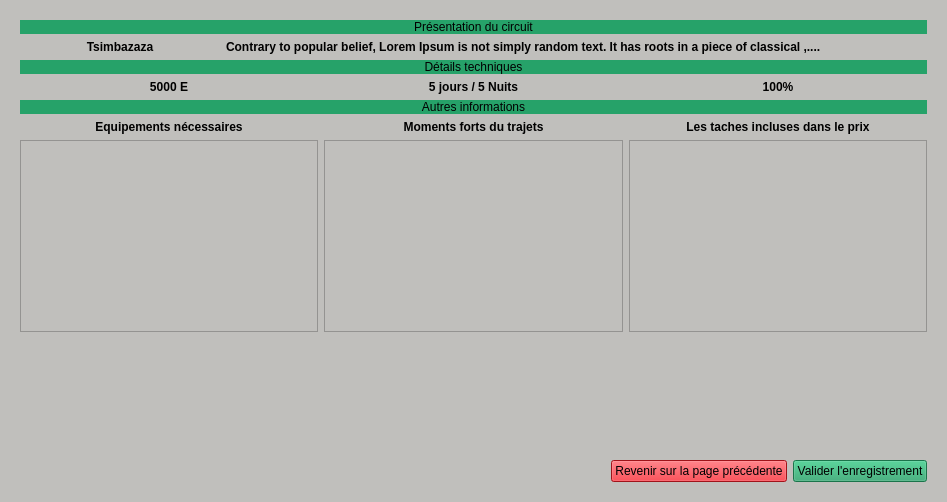
<?xml version="1.0" encoding="UTF-8"?>
<ui version="4.0">
 <class>Magadagascar_Tours</class>
 <widget class="QDialog" name="Magadagascar_Tours">
  <property name="geometry">
   <rect>
    <x>0</x>
    <y>0</y>
    <width>947</width>
    <height>502</height>
   </rect>
  </property>
  <property name="windowTitle">
   <string>Madagascar-Tours</string>
  </property>
  <property name="styleSheet">
   <string notr="true">background-color: rgb(192, 191, 188);</string>
  </property>
  <layout class="QVBoxLayout" name="verticalLayout">
   <item>
    <widget class="QStackedWidget" name="stackedWidget">
     <property name="font">
      <font>
       <bold>true</bold>
      </font>
     </property>
     <property name="styleSheet">
      <string notr="true">background-color: rgb(192, 191, 188);

</string>
     </property>
     <property name="currentIndex">
      <number>4</number>
     </property>
     <widget class="QWidget" name="home_page_to_add_tour">
      <layout class="QVBoxLayout" name="verticalLayout_2">
       <item>
        <widget class="QLabel" name="label">
         <property name="styleSheet">
          <string notr="true">background-color: rgb(38, 162, 105);</string>
         </property>
         <property name="text">
          <string>Ajout de nouveau circuit</string>
         </property>
         <property name="alignment">
          <set>Qt::AlignmentFlag::AlignCenter</set>
         </property>
        </widget>
       </item>
       <item>
        <layout class="QGridLayout" name="gridLayout">
         <item row="0" column="4">
          <widget class="QLineEdit" name="input_for_night_number_for_travel">
           <property name="minimumSize">
            <size>
             <width>100</width>
             <height>0</height>
            </size>
           </property>
           <property name="maximumSize">
            <size>
             <width>100</width>
             <height>16777215</height>
            </size>
           </property>
           <property name="styleSheet">
            <string notr="true">background-color: rgb(255, 255, 255);</string>
           </property>
           <property name="placeholderText">
            <string>Nuit</string>
           </property>
          </widget>
         </item>
         <item row="3" column="2">
          <widget class="QLabel" name="label_7">
           <property name="text">
            <string>Images</string>
           </property>
          </widget>
         </item>
         <item row="0" column="3">
          <widget class="QLineEdit" name="input_for_day_number_for_travel">
           <property name="minimumSize">
            <size>
             <width>100</width>
             <height>0</height>
            </size>
           </property>
           <property name="maximumSize">
            <size>
             <width>100</width>
             <height>16777215</height>
            </size>
           </property>
           <property name="styleSheet">
            <string notr="true">background-color: rgb(255, 255, 255);</string>
           </property>
           <property name="placeholderText">
            <string>Jours</string>
           </property>
          </widget>
         </item>
         <item row="3" column="3">
          <widget class="QPushButton" name="Btn_for_choosing_file">
           <property name="text">
            <string>importer une image</string>
           </property>
          </widget>
         </item>
         <item row="3" column="1">
          <widget class="QLineEdit" name="input_for_price_of_travel">
           <property name="styleSheet">
            <string notr="true">background-color: rgb(255, 255, 255);</string>
           </property>
           <property name="placeholderText">
            <string>5000</string>
           </property>
          </widget>
         </item>
         <item row="2" column="0">
          <widget class="QLabel" name="label_5">
           <property name="text">
            <string>Sous-titre</string>
           </property>
          </widget>
         </item>
         <item row="0" column="2">
          <widget class="QLabel" name="label_3">
           <property name="text">
            <string>Durée du voyage</string>
           </property>
          </widget>
         </item>
         <item row="0" column="5">
          <widget class="QLabel" name="label_4">
           <property name="text">
            <string>Difficulté</string>
           </property>
          </widget>
         </item>
         <item row="2" column="1" colspan="6">
          <widget class="QLineEdit" name="input_for_little_description_of_travel">
           <property name="styleSheet">
            <string notr="true">background-color: rgb(255, 255, 255);</string>
           </property>
           <property name="placeholderText">
            <string>Un petit sous-titre du trajet</string>
           </property>
          </widget>
         </item>
         <item row="0" column="0">
          <widget class="QLabel" name="label_2">
           <property name="text">
            <string>Nom du circuit</string>
           </property>
          </widget>
         </item>
         <item row="0" column="1">
          <widget class="QLineEdit" name="input_for_circuit_name_edit">
           <property name="styleSheet">
            <string notr="true">background-color: rgb(255, 255, 255);</string>
           </property>
          </widget>
         </item>
         <item row="3" column="0">
          <widget class="QLabel" name="label_6">
           <property name="text">
            <string>Prix</string>
           </property>
          </widget>
         </item>
         <item row="5" column="0" colspan="7">
          <widget class="QPlainTextEdit" name="input_for_travel_description">
           <property name="styleSheet">
            <string notr="true">background-color: rgb(222, 221, 218);
border-color: rgb(0, 0, 0);</string>
           </property>
          </widget>
         </item>
         <item row="4" column="0">
          <widget class="QLabel" name="label_8">
           <property name="maximumSize">
            <size>
             <width>16777215</width>
             <height>11</height>
            </size>
           </property>
           <property name="text">
            <string>Déscription</string>
           </property>
          </widget>
         </item>
         <item row="0" column="6">
          <widget class="QLineEdit" name="input_for_difficulty_of_travel">
           <property name="styleSheet">
            <string notr="true">background-color: rgb(255, 255, 255);</string>
           </property>
           <property name="placeholderText">
            <string>100</string>
           </property>
          </widget>
         </item>
         <item row="6" column="6">
          <widget class="QPushButton" name="btn_to_go_page_2_for_adding_tour">
           <property name="styleSheet">
            <string notr="true">background-color: rgb(38, 162, 105);</string>
           </property>
           <property name="text">
            <string>Suivant</string>
           </property>
          </widget>
         </item>
         <item row="3" column="4" colspan="3">
          <widget class="QLabel" name="imported_file_label">
           <property name="text">
            <string>Aucun fichier trouvé</string>
           </property>
          </widget>
         </item>
         <item row="6" column="5">
          <widget class="QPushButton" name="button_to_cancel_new_add">
           <property name="styleSheet">
            <string notr="true">background-color: rgb(224, 27, 36);</string>
           </property>
           <property name="text">
            <string>Annuler</string>
           </property>
          </widget>
         </item>
        </layout>
       </item>
      </layout>
     </widget>
     <widget class="QWidget" name="page_2">
      <layout class="QVBoxLayout" name="verticalLayout_3">
       <item>
        <widget class="QLabel" name="label_9">
         <property name="styleSheet">
          <string notr="true">background-color: rgb(38, 162, 105);
</string>
         </property>
         <property name="text">
          <string>Equipement requis lors du trajet</string>
         </property>
         <property name="alignment">
          <set>Qt::AlignmentFlag::AlignCenter</set>
         </property>
        </widget>
       </item>
       <item>
        <layout class="QGridLayout" name="gridLayout_2">
         <item row="2" column="0">
          <widget class="QTableView" name="table_view_to_list_existing_tool_for_travel"/>
         </item>
         <item row="1" column="0">
          <widget class="QLabel" name="label_10">
           <property name="font">
            <font>
             <bold>true</bold>
            </font>
           </property>
           <property name="text">
            <string>Ajouter un nouvel équipement</string>
           </property>
          </widget>
         </item>
         <item row="1" column="1">
          <widget class="QLineEdit" name="input_for_new_tool_for_travel">
           <property name="styleSheet">
            <string notr="true">background-color: rgb(255, 255, 255);</string>
           </property>
           <property name="placeholderText">
            <string>Une Hache</string>
           </property>
          </widget>
         </item>
         <item row="1" column="2">
          <widget class="QPushButton" name="btn_for_new_tool_validation">
           <property name="text">
            <string>OK</string>
           </property>
          </widget>
         </item>
         <item row="2" column="1" colspan="2">
          <widget class="QTableView" name="table_view_to_list_new_tool_for_new_travel"/>
         </item>
        </layout>
       </item>
       <item>
        <spacer name="verticalSpacer_4">
         <property name="orientation">
          <enum>Qt::Orientation::Vertical</enum>
         </property>
         <property name="sizeHint" stdset="0">
          <size>
           <width>20</width>
           <height>40</height>
          </size>
         </property>
        </spacer>
       </item>
       <item>
        <layout class="QHBoxLayout" name="horizontalLayout">
         <item>
          <spacer name="horizontalSpacer">
           <property name="orientation">
            <enum>Qt::Orientation::Horizontal</enum>
           </property>
           <property name="sizeHint" stdset="0">
            <size>
             <width>40</width>
             <height>20</height>
            </size>
           </property>
          </spacer>
         </item>
         <item>
          <widget class="QPushButton" name="btn_back_to_page1">
           <property name="styleSheet">
            <string notr="true">background-color: rgb(237, 51, 59);</string>
           </property>
           <property name="text">
            <string>Revenir à la page précédente</string>
           </property>
          </widget>
         </item>
         <item>
          <widget class="QPushButton" name="btn_to_slide_to_page3">
           <property name="styleSheet">
            <string notr="true">background-color: rgb(38, 162, 105);</string>
           </property>
           <property name="text">
            <string>Passer à l'étape suivante</string>
           </property>
          </widget>
         </item>
        </layout>
       </item>
      </layout>
     </widget>
     <widget class="QWidget" name="page_3">
      <layout class="QVBoxLayout" name="verticalLayout_4">
       <item>
        <widget class="QLabel" name="label_11">
         <property name="styleSheet">
          <string notr="true">background-color: rgb(38, 162, 105);</string>
         </property>
         <property name="text">
          <string>Les points fort du trajet</string>
         </property>
         <property name="alignment">
          <set>Qt::AlignmentFlag::AlignCenter</set>
         </property>
        </widget>
       </item>
       <item>
        <layout class="QGridLayout" name="gridLayout_3">
         <item row="0" column="1">
          <widget class="QLineEdit" name="input_for_new_adrenaline">
           <property name="styleSheet">
            <string notr="true">background-color: rgb(255, 255, 255);</string>
           </property>
           <property name="placeholderText">
            <string>La mort</string>
           </property>
          </widget>
         </item>
         <item row="0" column="0">
          <widget class="QLabel" name="label_12">
           <property name="font">
            <font>
             <bold>true</bold>
            </font>
           </property>
           <property name="text">
            <string>Ajout d'un nouveau</string>
           </property>
          </widget>
         </item>
         <item row="0" column="2">
          <widget class="QPushButton" name="input_for_new_adrenaline_validation">
           <property name="text">
            <string>OK</string>
           </property>
          </widget>
         </item>
         <item row="1" column="0">
          <widget class="QTableView" name="tableview_for_all_available_adrenaline"/>
         </item>
         <item row="1" column="1" colspan="2">
          <widget class="QTableView" name="table_view_for_all_adrenaline_for_neww_travel"/>
         </item>
        </layout>
       </item>
       <item>
        <spacer name="verticalSpacer_3">
         <property name="orientation">
          <enum>Qt::Orientation::Vertical</enum>
         </property>
         <property name="sizeHint" stdset="0">
          <size>
           <width>20</width>
           <height>40</height>
          </size>
         </property>
        </spacer>
       </item>
       <item>
        <layout class="QHBoxLayout" name="horizontalLayout_3">
         <item>
          <spacer name="horizontalSpacer_3">
           <property name="orientation">
            <enum>Qt::Orientation::Horizontal</enum>
           </property>
           <property name="sizeHint" stdset="0">
            <size>
             <width>40</width>
             <height>20</height>
            </size>
           </property>
          </spacer>
         </item>
         <item>
          <widget class="QPushButton" name="input_for_back_to_page2">
           <property name="styleSheet">
            <string notr="true">background-color: rgb(237, 51, 59);</string>
           </property>
           <property name="text">
            <string>Revenir à la page précédente</string>
           </property>
          </widget>
         </item>
         <item>
          <widget class="QPushButton" name="btn_to_go_to_the_page_3">
           <property name="styleSheet">
            <string notr="true">background-color: rgb(38, 162, 105);</string>
           </property>
           <property name="text">
            <string>Passer à l'étape suivante</string>
           </property>
          </widget>
         </item>
        </layout>
       </item>
      </layout>
     </widget>
     <widget class="QWidget" name="page_4">
      <layout class="QVBoxLayout" name="verticalLayout_5">
       <item>
        <widget class="QLabel" name="label_13">
         <property name="styleSheet">
          <string notr="true">background-color: rgb(38, 162, 105);</string>
         </property>
         <property name="text">
          <string>Les taches incluse dans le prix</string>
         </property>
         <property name="alignment">
          <set>Qt::AlignmentFlag::AlignCenter</set>
         </property>
        </widget>
       </item>
       <item>
        <layout class="QGridLayout" name="gridLayout_4">
         <item row="0" column="2">
          <widget class="QPushButton" name="btn_to_validate_new_task_added_for_travel">
           <property name="text">
            <string>OK</string>
           </property>
          </widget>
         </item>
         <item row="0" column="0">
          <widget class="QLabel" name="label_14">
           <property name="font">
            <font>
             <bold>true</bold>
            </font>
           </property>
           <property name="text">
            <string>Ajout de nouvelle tache</string>
           </property>
          </widget>
         </item>
         <item row="0" column="1">
          <widget class="QLineEdit" name="input_to_add_new_task_included_in_price">
           <property name="styleSheet">
            <string notr="true">background-color: rgb(255, 255, 255);</string>
           </property>
           <property name="placeholderText">
            <string>La bouff</string>
           </property>
          </widget>
         </item>
         <item row="1" column="0">
          <widget class="QTableView" name="table_view_for_all_task_already_available_recently"/>
         </item>
         <item row="1" column="1" colspan="2">
          <widget class="QTableView" name="table_view_to_list_all_new_included_task_for_new_tour"/>
         </item>
        </layout>
       </item>
       <item>
        <spacer name="verticalSpacer_2">
         <property name="orientation">
          <enum>Qt::Orientation::Vertical</enum>
         </property>
         <property name="sizeHint" stdset="0">
          <size>
           <width>20</width>
           <height>40</height>
          </size>
         </property>
        </spacer>
       </item>
       <item>
        <layout class="QHBoxLayout" name="horizontalLayout_4">
         <item>
          <spacer name="horizontalSpacer_4">
           <property name="orientation">
            <enum>Qt::Orientation::Horizontal</enum>
           </property>
           <property name="sizeHint" stdset="0">
            <size>
             <width>40</width>
             <height>20</height>
            </size>
           </property>
          </spacer>
         </item>
         <item>
          <widget class="QPushButton" name="btn_back_to_the_page3">
           <property name="styleSheet">
            <string notr="true">background-color: rgb(224, 27, 36);</string>
           </property>
           <property name="text">
            <string>Revenit a la page précédentes</string>
           </property>
          </widget>
         </item>
         <item>
          <widget class="QPushButton" name="btn_to_go_to_the_last_page_for_verification_into_page5">
           <property name="styleSheet">
            <string notr="true">background-color: rgb(38, 162, 105);

</string>
           </property>
           <property name="text">
            <string>Verifier toutes les informations</string>
           </property>
          </widget>
         </item>
        </layout>
       </item>
      </layout>
     </widget>
     <widget class="QWidget" name="page_5">
      <layout class="QVBoxLayout" name="verticalLayout_6">
       <item>
        <widget class="QLabel" name="label_15">
         <property name="styleSheet">
          <string notr="true">background-color: rgb(38, 162, 105);</string>
         </property>
         <property name="text">
          <string>Présentation du circuit</string>
         </property>
         <property name="alignment">
          <set>Qt::AlignmentFlag::AlignCenter</set>
         </property>
        </widget>
       </item>
       <item>
        <layout class="QHBoxLayout" name="horizontalLayout_5">
         <item>
          <widget class="QLabel" name="label_for_tour_name_to_generate_from_python">
           <property name="minimumSize">
            <size>
             <width>200</width>
             <height>0</height>
            </size>
           </property>
           <property name="maximumSize">
            <size>
             <width>200</width>
             <height>16777215</height>
            </size>
           </property>
           <property name="font">
            <font>
             <bold>true</bold>
            </font>
           </property>
           <property name="text">
            <string>Tsimbazaza</string>
           </property>
           <property name="alignment">
            <set>Qt::AlignmentFlag::AlignCenter</set>
           </property>
          </widget>
         </item>
         <item>
          <widget class="QLabel" name="label_for_subtitle_to_generate_from_python">
           <property name="font">
            <font>
             <bold>true</bold>
            </font>
           </property>
           <property name="text">
            <string>Contrary to popular belief, Lorem Ipsum is not simply random text. It has roots in a piece of classical ,....</string>
           </property>
           <property name="alignment">
            <set>Qt::AlignmentFlag::AlignLeading|Qt::AlignmentFlag::AlignLeft|Qt::AlignmentFlag::AlignVCenter</set>
           </property>
          </widget>
         </item>
        </layout>
       </item>
       <item>
        <widget class="QLabel" name="label_17">
         <property name="styleSheet">
          <string notr="true">background-color: rgb(38, 162, 105);</string>
         </property>
         <property name="text">
          <string>Détails techniques</string>
         </property>
         <property name="alignment">
          <set>Qt::AlignmentFlag::AlignCenter</set>
         </property>
        </widget>
       </item>
       <item>
        <layout class="QGridLayout" name="gridLayout_5">
         <item row="0" column="1">
          <widget class="QLabel" name="label_for_travel_duration">
           <property name="font">
            <font>
             <bold>true</bold>
            </font>
           </property>
           <property name="text">
            <string>5 jours / 5 Nuits</string>
           </property>
           <property name="alignment">
            <set>Qt::AlignmentFlag::AlignCenter</set>
           </property>
          </widget>
         </item>
         <item row="0" column="0">
          <widget class="QLabel" name="label_for_travel_pricing">
           <property name="font">
            <font>
             <bold>true</bold>
            </font>
           </property>
           <property name="text">
            <string>5000 E</string>
           </property>
           <property name="alignment">
            <set>Qt::AlignmentFlag::AlignCenter</set>
           </property>
          </widget>
         </item>
         <item row="0" column="2">
          <widget class="QLabel" name="label_for_difficulty">
           <property name="font">
            <font>
             <bold>true</bold>
            </font>
           </property>
           <property name="text">
            <string>100%</string>
           </property>
           <property name="alignment">
            <set>Qt::AlignmentFlag::AlignCenter</set>
           </property>
          </widget>
         </item>
        </layout>
       </item>
       <item>
        <widget class="QLabel" name="label_16">
         <property name="styleSheet">
          <string notr="true">background-color: rgb(38, 162, 105);</string>
         </property>
         <property name="text">
          <string>Autres informations</string>
         </property>
         <property name="alignment">
          <set>Qt::AlignmentFlag::AlignCenter</set>
         </property>
        </widget>
       </item>
       <item>
        <layout class="QGridLayout" name="gridLayout_6">
         <item row="1" column="1">
          <widget class="QTableView" name="table_view_to_list_all_adrenaline_before_validation"/>
         </item>
         <item row="1" column="2">
          <widget class="QTableView" name="table_view_to_list_all_included_in_price_before_validation"/>
         </item>
         <item row="1" column="0">
          <widget class="QTableView" name="table_view_to_list_all_tool_before_validation"/>
         </item>
         <item row="0" column="2">
          <widget class="QLabel" name="label_20">
           <property name="font">
            <font>
             <bold>true</bold>
            </font>
           </property>
           <property name="text">
            <string>Les taches incluses dans le prix</string>
           </property>
           <property name="alignment">
            <set>Qt::AlignmentFlag::AlignCenter</set>
           </property>
          </widget>
         </item>
         <item row="0" column="1">
          <widget class="QLabel" name="label_19">
           <property name="font">
            <font>
             <bold>true</bold>
            </font>
           </property>
           <property name="text">
            <string>Moments forts du trajets</string>
           </property>
           <property name="alignment">
            <set>Qt::AlignmentFlag::AlignCenter</set>
           </property>
          </widget>
         </item>
         <item row="0" column="0">
          <widget class="QLabel" name="label_18">
           <property name="font">
            <font>
             <bold>true</bold>
            </font>
           </property>
           <property name="text">
            <string>Equipements nécessaires</string>
           </property>
           <property name="alignment">
            <set>Qt::AlignmentFlag::AlignCenter</set>
           </property>
          </widget>
         </item>
        </layout>
       </item>
       <item>
        <spacer name="verticalSpacer">
         <property name="orientation">
          <enum>Qt::Orientation::Vertical</enum>
         </property>
         <property name="sizeHint" stdset="0">
          <size>
           <width>20</width>
           <height>40</height>
          </size>
         </property>
        </spacer>
       </item>
       <item>
        <layout class="QHBoxLayout" name="horizontalLayout_6">
         <item>
          <spacer name="horizontalSpacer_5">
           <property name="orientation">
            <enum>Qt::Orientation::Horizontal</enum>
           </property>
           <property name="sizeHint" stdset="0">
            <size>
             <width>40</width>
             <height>20</height>
            </size>
           </property>
          </spacer>
         </item>
         <item>
          <widget class="QPushButton" name="btn_to_back_into_page_4">
           <property name="styleSheet">
            <string notr="true">background-color: rgb(224, 27, 36);</string>
           </property>
           <property name="text">
            <string>Revenir sur la page précédente</string>
           </property>
          </widget>
         </item>
         <item>
          <widget class="QPushButton" name="btn_validation_for_tour">
           <property name="styleSheet">
            <string notr="true">background-color: rgb(38, 162, 105);</string>
           </property>
           <property name="text">
            <string>Valider l'enregistrement</string>
           </property>
          </widget>
         </item>
        </layout>
       </item>
      </layout>
     </widget>
    </widget>
   </item>
  </layout>
 </widget>
 <resources/>
 <connections/>
</ui>
